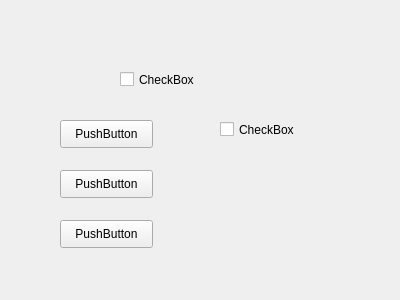
<?xml version="1.0" encoding="UTF-8"?>
<ui version="4.0">
 <class>Form</class>
 <widget class="QWidget" name="Form">
  <property name="geometry">
   <rect>
    <x>0</x>
    <y>0</y>
    <width>400</width>
    <height>300</height>
   </rect>
  </property>
  <property name="windowTitle">
   <string>Form</string>
  </property>
  <widget class="QPushButton" name="pushButton">
   <property name="geometry">
    <rect>
     <x>60</x>
     <y>120</y>
     <width>93</width>
     <height>28</height>
    </rect>
   </property>
   <property name="text">
    <string>PushButton</string>
   </property>
  </widget>
  <widget class="QPushButton" name="pushButton_2">
   <property name="geometry">
    <rect>
     <x>60</x>
     <y>170</y>
     <width>93</width>
     <height>28</height>
    </rect>
   </property>
   <property name="text">
    <string>PushButton</string>
   </property>
  </widget>
  <widget class="QPushButton" name="pushButton_3">
   <property name="geometry">
    <rect>
     <x>60</x>
     <y>220</y>
     <width>93</width>
     <height>28</height>
    </rect>
   </property>
   <property name="text">
    <string>PushButton</string>
   </property>
  </widget>
  <widget class="QCheckBox" name="checkBox">
   <property name="geometry">
    <rect>
     <x>120</x>
     <y>70</y>
     <width>91</width>
     <height>19</height>
    </rect>
   </property>
   <property name="text">
    <string>CheckBox</string>
   </property>
  </widget>
  <widget class="QCheckBox" name="checkBox_2">
   <property name="geometry">
    <rect>
     <x>220</x>
     <y>120</y>
     <width>91</width>
     <height>19</height>
    </rect>
   </property>
   <property name="text">
    <string>CheckBox</string>
   </property>
  </widget>
 </widget>
 <resources/>
 <connections>
  <connection>
   <sender>Form</sender>
   <signal>destroyed()</signal>
   <receiver>Form</receiver>
   <slot>close()</slot>
   <hints>
    <hint type="sourcelabel">
     <x>199</x>
     <y>149</y>
    </hint>
    <hint type="destinationlabel">
     <x>199</x>
     <y>149</y>
    </hint>
   </hints>
  </connection>
 </connections>
</ui>
